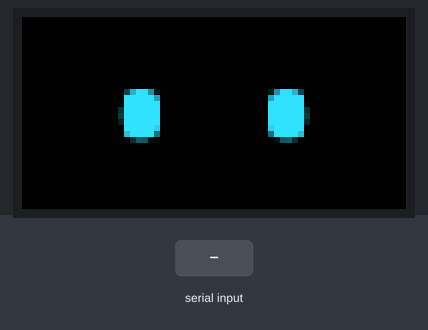
Recording of a sketch running on a simulated ESP32. Parts: 64×32 colour display. The test bench sets the inputs (shaded band). Random numbers use the default seed unless the sketch sets one; what the sketch prints to the serial monitor is not drawn.

Above: at 1.2 s.
1.3 s: "L90\n" received over Serial
At 2.0 s:
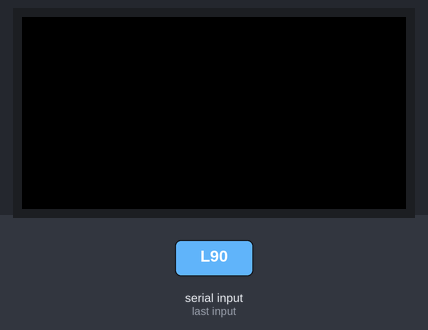
2.8 s: "L,45\n" received over Serial
At 3.1 s:
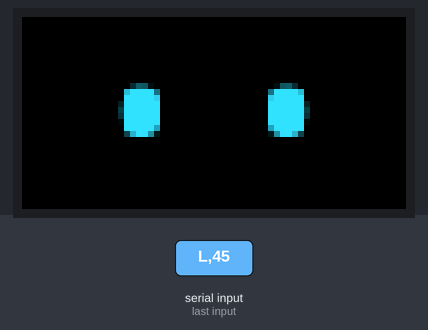
4.3 s: "esp32\n" received over Serial
At 6.04 s:
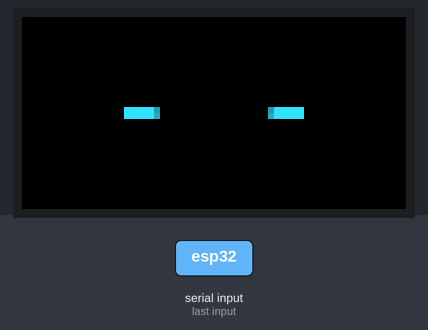
Timing chart, 0 to 7.5 s (numbered marks = the images above; inputs shaded):
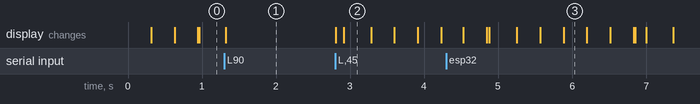

Measured:
- after the input at 2.8 s, the display: first changes at once (image 2 shows a later state)

The sketch:

bot_face_esp32.ino
```cpp
// ===========================================================================
//  A CARA DO ROBÔ — ESP32 + painel HUB75 64×32 RGB
// ===========================================================================
//
//  Esta placa faz UMA coisa só: desenhar a cara. Recebe o nome de uma
//  expressão pelo cabo USB e trata do resto — a transição suave, o piscar,
//  a respiração, o coração a bater.
//
//  O Raspberry Pi manda 40 bytes e esquece o assunto. Toda a animação
//  acontece aqui, a 60 imagens por segundo, sem roubar nada ao Whisper.
//
//  ---------------------------------------------------------------------
//  COMO INSTALAR
//  ---------------------------------------------------------------------
//  1. Arduino IDE → Gestor de Placas → instalar "esp32" (Espressif)
//  2. Gestor de Bibliotecas → instalar "ESP32 HUB75 LED MATRIX PANEL DMA"
//     (mrcodetastic) — versão 3.0.14 ou mais recente
//  3. Placa: "ESP32 Dev Module" · Porta: a que aparecer ao ligar o USB
//  4. Carregar. Deve aparecer a animação de arranque no painel.
//
//  ---------------------------------------------------------------------
//  LIGAÇÕES  (ESP32 clássico → conector HUB75 de 16 pinos)
//  ---------------------------------------------------------------------
//    R1=25  G1=26  B1=27      R2=14  G2=12  B2=13
//    A=23   B=19   C=5        D=17   E=-1 (não usado num 64×32)
//    CLK=16 LAT=4  OE=15
//    GND → GND  (várias ligações, não só uma)
//
//  ⚠️ ALIMENTAÇÃO: o painel come 0,3-0,6 A no uso normal e até 4 A a branco
//     máximo. NUNCA o alimentes pelo pino 5V do ESP32 — leva um par de fios
//     grossos (18 AWG) direto ao barramento de 5,1 V, com fusível próprio.
//     A massa TEM de ser comum com a do ESP32.
//
//  ---------------------------------------------------------------------
//  PROTOCOLO — texto, uma linha por comando, para se poder depurar à mão
//  ---------------------------------------------------------------------
//    E <nome> <rx> <ry> <abEsq> <abDir> <red> <rot> <arco> <cheio> <ox> <oy> <cor>
//    F <forma> <cor>      formas especiais: coracao, arranque
//    B <0|1>              piscar automático
//    L <0-100>            brilho
//    M <ms>               duração da transição
//    P                    ping → responde OK
// ===========================================================================

#include <ESP32-HUB75-MatrixPanel-I2S-DMA.h>

// --------------------------------------------------------------------------
// Painel
// --------------------------------------------------------------------------
#define LARGURA 64
#define ALTURA  32

#define P_R1 25
#define P_G1 26
#define P_B1 27
#define P_R2 14
#define P_G2 12
#define P_B2 13
#define P_A  23
#define P_B  19
#define P_C   5
#define P_D  17
#define P_E  -1
#define P_LAT 4
#define P_OE 15
#define P_CLK 16

MatrixPanel_I2S_DMA *painel = nullptr;

// --------------------------------------------------------------------------
// Uma cara é este punhado de números. O morph é interpolá-los.
// --------------------------------------------------------------------------
struct Cara {
  float rx = 3.2f;
  float ry = 4.2f;
  float abEsq = 1.0f;
  float abDir = 1.0f;
  float redondeza = 0.55f;
  float rotacao = 0.0f;
  float arco = 0.0f;
  float cheio = 1.0f;
  float olharX = 0.0f;
  float olharY = 0.0f;
  uint8_t r = 0x36, g = 0xE0, b = 0xFF;
};

Cara deOnde;      // de onde vimos
Cara paraOnde;    // para onde vamos
Cara agora;       // o que está no ecrã

uint32_t morphInicio = 0;
uint16_t morphMs = 180;

enum Forma { OLHOS, CORACAO, ARRANQUE };
Forma forma = ARRANQUE;
uint32_t formaInicio = 0;

bool piscarAuto = true;
uint8_t brilho = 40;

// --------------------------------------------------------------------------
// Auxiliares
// --------------------------------------------------------------------------
static inline float lerp(float a, float b, float k) { return a + (b - a) * k; }

// Aceleração e desaceleração — um morph linear parece mecânico.
static inline float suavizar(float t) { return t * t * (3.0f - 2.0f * t); }

static inline float clampf(float v, float lo, float hi) {
  return v < lo ? lo : (v > hi ? hi : v);
}

Cara misturar(const Cara &a, const Cara &b, float k) {
  Cara c;
  c.rx        = lerp(a.rx, b.rx, k);
  c.ry        = lerp(a.ry, b.ry, k);
  c.abEsq     = lerp(a.abEsq, b.abEsq, k);
  c.abDir     = lerp(a.abDir, b.abDir, k);
  c.redondeza = lerp(a.redondeza, b.redondeza, k);
  c.rotacao   = lerp(a.rotacao, b.rotacao, k);
  c.arco      = lerp(a.arco, b.arco, k);
  c.cheio     = lerp(a.cheio, b.cheio, k);
  c.olharX    = lerp(a.olharX, b.olharX, k);
  c.olharY    = lerp(a.olharY, b.olharY, k);
  c.r = (uint8_t)lerp(a.r, b.r, k);
  c.g = (uint8_t)lerp(a.g, b.g, k);
  c.b = (uint8_t)lerp(a.b, b.b, k);
  return c;
}

// --------------------------------------------------------------------------
// A forma de um olho, como distância a uma superfície (SDF).
//
// Devolve <0 dentro do olho, >0 fora. É a mesma ideia do shader do bot-face:
// descrever a forma com uma fórmula em vez de uma lista de pixéis. É o que
// torna o morph trivial — interpolam-se os números, não as imagens.
// --------------------------------------------------------------------------
float sdfOlho(float px, float py, float cx, float cy,
              float rx, float ry, float abertura, float redondeza,
              float rotacao, float arco) {
  float dx = px - cx;
  float dy = py - cy;

  // rodar (é isto que faz a sobrancelha do "zangado")
  float s = sinf(rotacao), c = cosf(rotacao);
  float rxp = dx * c - dy * s;
  float ryp = dx * s + dy * c;

  // fechar o olho comprime-o na vertical
  float ryEfetivo = fmaxf(ry * abertura, 0.35f);

  // curvar (é isto que faz o "sorriso" dos olhos)
  if (arco != 0.0f) {
    float t = clampf(rxp / fmaxf(rx, 0.001f), -1.0f, 1.0f);
    ryp += arco * ryEfetivo * (1.0f - t * t);
  }

  float nx = rxp / fmaxf(rx, 0.001f);
  float ny = ryp / ryEfetivo;

  // redondeza mistura quadrado (norma infinita) com elipse (norma 2)
  float elipse = sqrtf(nx * nx + ny * ny);
  float caixa  = fmaxf(fabsf(nx), fabsf(ny));
  float d = lerp(caixa, elipse, clampf(redondeza, 0.0f, 1.0f));
  return d - 1.0f;
}

// Coração — a forma que o Astro mostra quando está mesmo contente.
float sdfCoracao(float px, float py, float cx, float cy, float escala) {
  float x = (px - cx) / escala;
  float y = -(py - cy) / escala;
  x = fabsf(x);
  if (y + x > 1.0f) {
    return sqrtf((x - 0.25f) * (x - 0.25f) + (y - 0.75f) * (y - 0.75f))
           - sqrtf(2.0f) / 4.0f;
  }
  float a = (x + y) * 0.5f;
  float d1 = sqrtf((x - a) * (x - a) + (y - a) * (y - a));
  float d2 = sqrtf((x - 0.5f) * (x - 0.5f) + y * y) * 0.7071f;
  return fminf(d1, d2) * ((x > y) ? 1.0f : -1.0f);
}

// --------------------------------------------------------------------------
// Desenhar uma imagem
// --------------------------------------------------------------------------
const float SEPARACAO = LARGURA * 0.19f;   // igual ao demo do browser
const float SUAVIDADE = 0.62f;             // largura da borda, em células

void desenhar(uint32_t t) {
  painel->clearScreen();

  float cy = ALTURA * 0.5f;

  // "respiração": o robô oscila muito ao de leve, sempre. Sem isto parece
  // uma imagem congelada; com isto parece vivo mesmo parado.
  float resp = sinf(t * 0.0016f) * 0.25f;

  if (forma == CORACAO) {
    // batida dupla, como um coração a sério
    float fase = fmodf(t * 0.0011f, 1.0f);
    float bat = 1.0f + 0.16f * (expf(-fase * 14.0f) + 0.6f * expf(-fabsf(fase - 0.22f) * 14.0f));
    for (int y = 0; y < ALTURA; y++) {
      for (int x = 0; x < LARGURA; x++) {
        float px = x + 0.5f, py = y + 0.5f;
        float d = fminf(
            sdfCoracao(px, py, LARGURA * 0.5f - SEPARACAO, cy + resp, 5.0f * bat),
            sdfCoracao(px, py, LARGURA * 0.5f + SEPARACAO, cy + resp, 5.0f * bat));
        float i = clampf(0.5f - d / SUAVIDADE, 0.0f, 1.0f);
        if (i > 0.02f) {
          painel->drawPixelRGB888(x, y, agora.r * i, agora.g * i, agora.b * i);
        }
      }
    }
    return;
  }

  if (forma == ARRANQUE) {
    // uma linha que abre, como um aparelho a ligar-se
    float k = clampf((t - formaInicio) / 900.0f, 0.0f, 1.0f);
    float meia = suavizar(k) * LARGURA * 0.42f;
    for (int x = 0; x < LARGURA; x++) {
      float d = fabsf(x + 0.5f - LARGURA * 0.5f) - meia;
      float i = clampf(0.5f - d / 1.2f, 0.0f, 1.0f);
      if (i > 0.02f) {
        for (int y = (int)cy - 1; y <= (int)cy; y++) {
          painel->drawPixelRGB888(x, y, agora.r * i, agora.g * i, agora.b * i);
        }
      }
    }
    if (k >= 1.0f) forma = OLHOS;
    return;
  }

  float ox = agora.olharX * 2.2f;
  float oy = agora.olharY * 1.6f + resp;

  for (int y = 0; y < ALTURA; y++) {
    for (int x = 0; x < LARGURA; x++) {
      float px = x + 0.5f, py = y + 0.5f;

      float dEsq = sdfOlho(px, py, LARGURA * 0.5f - SEPARACAO + ox, cy + oy,
                           agora.rx, agora.ry, agora.abEsq, agora.redondeza,
                           agora.rotacao, agora.arco);
      float dDir = sdfOlho(px, py, LARGURA * 0.5f + SEPARACAO + ox, cy + oy,
                           agora.rx, agora.ry, agora.abDir, agora.redondeza,
                           -agora.rotacao, agora.arco);
      float d = fminf(dEsq, dDir);

      // contorno em vez de maciço, quando cheio < 1
      if (agora.cheio < 0.5f) d = fabsf(d) - 0.22f;

      float i = clampf(0.5f - d / (SUAVIDADE / fmaxf(agora.rx, 1.0f)), 0.0f, 1.0f);
      if (i > 0.02f) {
        painel->drawPixelRGB888(x, y, agora.r * i, agora.g * i, agora.b * i);
      }
    }
  }
}

// --------------------------------------------------------------------------
// Piscar sozinho — irregular de propósito
// --------------------------------------------------------------------------
uint32_t proximoPiscar = 3000;
bool aPiscar = false;
uint32_t piscarInicio = 0;

void tratarPiscar(uint32_t t) {
  if (!piscarAuto || forma != OLHOS) return;

  if (!aPiscar && t > proximoPiscar) {
    aPiscar = true;
    piscarInicio = t;
  }
  if (aPiscar) {
    uint32_t decorrido = t - piscarInicio;
    const uint32_t DURACAO = 140;
    if (decorrido >= DURACAO) {
      aPiscar = false;
      // intervalo irregular: um piscar a compasso certo parece um metrónomo
      proximoPiscar = t + 2600 + (esp_random() % 4200);
    } else {
      float k = (float)decorrido / DURACAO;
      float fecho = sinf(k * PI);        // fecha e volta a abrir
      agora.abEsq *= (1.0f - fecho * 0.94f);
      agora.abDir *= (1.0f - fecho * 0.94f);
    }
  }
}

// --------------------------------------------------------------------------
// Ler comandos da porta série
// --------------------------------------------------------------------------
char buffer[256];
uint8_t nBuffer = 0;

void corDeHex(const char *hex, Cara &c) {
  long v = strtol(hex, nullptr, 16);
  c.r = (v >> 16) & 0xFF;
  c.g = (v >> 8) & 0xFF;
  c.b = v & 0xFF;
}

void aplicar(const Cara &nova, Forma novaForma) {
  deOnde = agora;
  paraOnde = nova;
  morphInicio = millis();
  if (novaForma != forma) {
    forma = novaForma;
    formaInicio = millis();
  }
}

void tratarLinha(char *linha) {
  char cmd = linha[0];

  if (cmd == 'P') {
    Serial.println("OK");
    return;
  }
  if (cmd == 'B') {
    piscarAuto = atoi(linha + 2) != 0;
    Serial.println("OK");
    return;
  }
  if (cmd == 'L') {
    brilho = constrain(atoi(linha + 2), 0, 100);
    painel->setBrightness8(map(brilho, 0, 100, 0, 200));
    Serial.println("OK");
    return;
  }
  if (cmd == 'M') {
    morphMs = constrain(atoi(linha + 2), 0, 3000);
    Serial.println("OK");
    return;
  }
  if (cmd == 'F') {
    char nomeForma[24] = {0};
    char hex[10] = {0};
    if (sscanf(linha + 2, "%23s %9s", nomeForma, hex) >= 1) {
      Cara nova = paraOnde;
      if (hex[0]) corDeHex(hex, nova);
      Forma f = OLHOS;
      if (!strcmp(nomeForma, "coracao")) f = CORACAO;
      else if (!strcmp(nomeForma, "arranque")) f = ARRANQUE;
      aplicar(nova, f);
      Serial.println("OK");
    }
    return;
  }
  if (cmd == 'E') {
    char nome[32] = {0}, hex[10] = {0};
    Cara n;
    int lidos = sscanf(linha + 2,
        "%31s %f %f %f %f %f %f %f %f %f %f %9s",
        nome, &n.rx, &n.ry, &n.abEsq, &n.abDir, &n.redondeza,
        &n.rotacao, &n.arco, &n.cheio, &n.olharX, &n.olharY, hex);
    if (lidos >= 11) {
      if (hex[0]) corDeHex(hex, n);
      aplicar(n, OLHOS);
      Serial.println("OK");
    } else {
      Serial.println("ERRO parametros");
    }
    return;
  }
  Serial.println("ERRO comando");
}

void lerSerie() {
  while (Serial.available()) {
    char c = Serial.read();
    if (c == '\n' || c == '\r') {
      if (nBuffer) {
        buffer[nBuffer] = 0;
        tratarLinha(buffer);
        nBuffer = 0;
      }
    } else if (nBuffer < sizeof(buffer) - 1) {
      buffer[nBuffer++] = c;
    }
  }
}

// --------------------------------------------------------------------------
void setup() {
  Serial.begin(115200);

  HUB75_I2S_CFG::i2s_pins pinos = {
      P_R1, P_G1, P_B1, P_R2, P_G2, P_B2,
      P_A, P_B, P_C, P_D, P_E, P_LAT, P_OE, P_CLK};
  HUB75_I2S_CFG cfg(LARGURA, ALTURA, 1, pinos);
  cfg.double_buff = true;

  painel = new MatrixPanel_I2S_DMA(cfg);
  painel->begin();
  painel->setBrightness8(map(brilho, 0, 100, 0, 200));
  painel->clearScreen();

  forma = ARRANQUE;
  formaInicio = millis();
  Serial.println("PRONTO bot-face");
}

void loop() {
  lerSerie();

  uint32_t t = millis();

  // transição suave entre a cara antiga e a nova
  float k = (morphMs == 0) ? 1.0f
            : clampf((float)(t - morphInicio) / morphMs, 0.0f, 1.0f);
  agora = misturar(deOnde, paraOnde, suavizar(k));

  tratarPiscar(t);
  desenhar(t);
  painel->flipDMABuffer();

  delay(16);   // ~60 imagens por segundo
}
```
